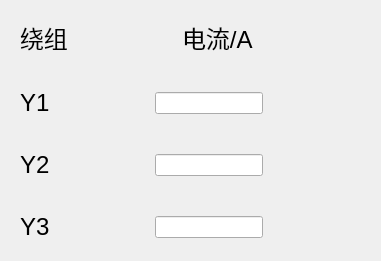
      <widget class="QWidget" name="Y_2" native="true">
       <property name="geometry">
        <rect>
         <x>430</x>
         <y>10</y>
         <width>381</width>
         <height>261</height>
        </rect>
       </property>
       <layout class="QVBoxLayout" name="verticalLayout_9">
        <item>
         <widget class="QWidget" name="Y_I_NI_2" native="true">
          <layout class="QHBoxLayout" name="horizontalLayout_49">
           <item>
            <widget class="QLabel" name="Y_N_2">
             <property name="font">
              <font>
               <pointsize>18</pointsize>
              </font>
             </property>
             <property name="text">
              <string>绕组</string>
             </property>
            </widget>
           </item>
           <item>
            <spacer name="horizontalSpacer_102">
             <property name="orientation">
              <enum>Qt::Horizontal</enum>
             </property>
             <property name="sizeHint" stdset="0">
              <size>
               <width>44</width>
               <height>20</height>
              </size>
             </property>
            </spacer>
           </item>
           <item>
            <widget class="QLabel" name="Y_I_2">
             <property name="font">
              <font>
               <pointsize>18</pointsize>
              </font>
             </property>
             <property name="text">
              <string>电流/A</string>
             </property>
            </widget>
           </item>
           <item>
            <spacer name="horizontalSpacer_103">
             <property name="orientation">
              <enum>Qt::Horizontal</enum>
             </property>
             <property name="sizeHint" stdset="0">
              <size>
               <width>44</width>
               <height>20</height>
              </size>
             </property>
            </spacer>
           </item>
          </layout>
         </widget>
        </item>
        <item>
         <spacer name="verticalSpacer_43">
          <property name="orientation">
           <enum>Qt::Vertical</enum>
          </property>
          <property name="sizeHint" stdset="0">
           <size>
            <width>20</width>
            <height>0</height>
           </size>
          </property>
         </spacer>
        </item>
        <item>
         <widget class="QWidget" name="Y1_2" native="true">
          <layout class="QHBoxLayout" name="horizontalLayout_50">
           <item>
            <widget class="QLabel" name="Y1_N_2">
             <property name="font">
              <font>
               <pointsize>18</pointsize>
              </font>
             </property>
             <property name="text">
              <string>Y1</string>
             </property>
            </widget>
           </item>
           <item>
            <spacer name="horizontalSpacer_104">
             <property name="orientation">
              <enum>Qt::Horizontal</enum>
             </property>
             <property name="sizeHint" stdset="0">
              <size>
               <width>0</width>
               <height>20</height>
              </size>
             </property>
            </spacer>
           </item>
           <item>
            <widget class="QLineEdit" name="IE_Y1_I_2"/>
           </item>
           <item>
            <spacer name="horizontalSpacer_105">
             <property name="orientation">
              <enum>Qt::Horizontal</enum>
             </property>
             <property name="sizeHint" stdset="0">
              <size>
               <width>1</width>
               <height>20</height>
              </size>
             </property>
            </spacer>
           </item>
          </layout>
         </widget>
        </item>
        <item>
         <spacer name="verticalSpacer_44">
          <property name="orientation">
           <enum>Qt::Vertical</enum>
          </property>
          <property name="sizeHint" stdset="0">
           <size>
            <width>20</width>
            <height>0</height>
           </size>
          </property>
         </spacer>
        </item>
        <item>
         <widget class="QWidget" name="Y2_2" native="true">
          <layout class="QHBoxLayout" name="horizontalLayout_51">
           <item>
            <widget class="QLabel" name="Y2_N_2">
             <property name="font">
              <font>
               <pointsize>18</pointsize>
              </font>
             </property>
             <property name="text">
              <string>Y2</string>
             </property>
            </widget>
           </item>
           <item>
            <spacer name="horizontalSpacer_106">
             <property name="orientation">
              <enum>Qt::Horizontal</enum>
             </property>
             <property name="sizeHint" stdset="0">
              <size>
               <width>0</width>
               <height>20</height>
              </size>
             </property>
            </spacer>
           </item>
           <item>
            <widget class="QLineEdit" name="IE_Y2_I_2"/>
           </item>
           <item>
            <spacer name="horizontalSpacer_107">
             <property name="orientation">
              <enum>Qt::Horizontal</enum>
             </property>
             <property name="sizeHint" stdset="0">
              <size>
               <width>1</width>
               <height>20</height>
              </size>
             </property>
            </spacer>
           </item>
          </layout>
         </widget>
        </item>
        <item>
         <spacer name="verticalSpacer_45">
          <property name="orientation">
           <enum>Qt::Vertical</enum>
          </property>
          <property name="sizeHint" stdset="0">
           <size>
            <width>20</width>
            <height>1</height>
           </size>
          </property>
         </spacer>
        </item>
        <item>
         <widget class="QWidget" name="Y3_2" native="true">
          <layout class="QHBoxLayout" name="horizontalLayout_52">
           <item>
            <widget class="QLabel" name="Y3_N_2">
             <property name="font">
              <font>
               <pointsize>18</pointsize>
              </font>
             </property>
             <property name="text">
              <string>Y3</string>
             </property>
            </widget>
           </item>
           <item>
            <spacer name="horizontalSpacer_108">
             <property name="orientation">
              <enum>Qt::Horizontal</enum>
             </property>
             <property name="sizeHint" stdset="0">
              <size>
               <width>0</width>
               <height>20</height>
              </size>
             </property>
            </spacer>
           </item>
           <item>
            <widget class="QLineEdit" name="IE_Y3_I_2"/>
           </item>
           <item>
            <spacer name="horizontalSpacer_109">
             <property name="orientation">
              <enum>Qt::Horizontal</enum>
             </property>
             <property name="sizeHint" stdset="0">
              <size>
               <width>1</width>
               <height>20</height>
              </size>
             </property>
            </spacer>
           </item>
          </layout>
         </widget>
        </item>
       </layout>
      </widget>
